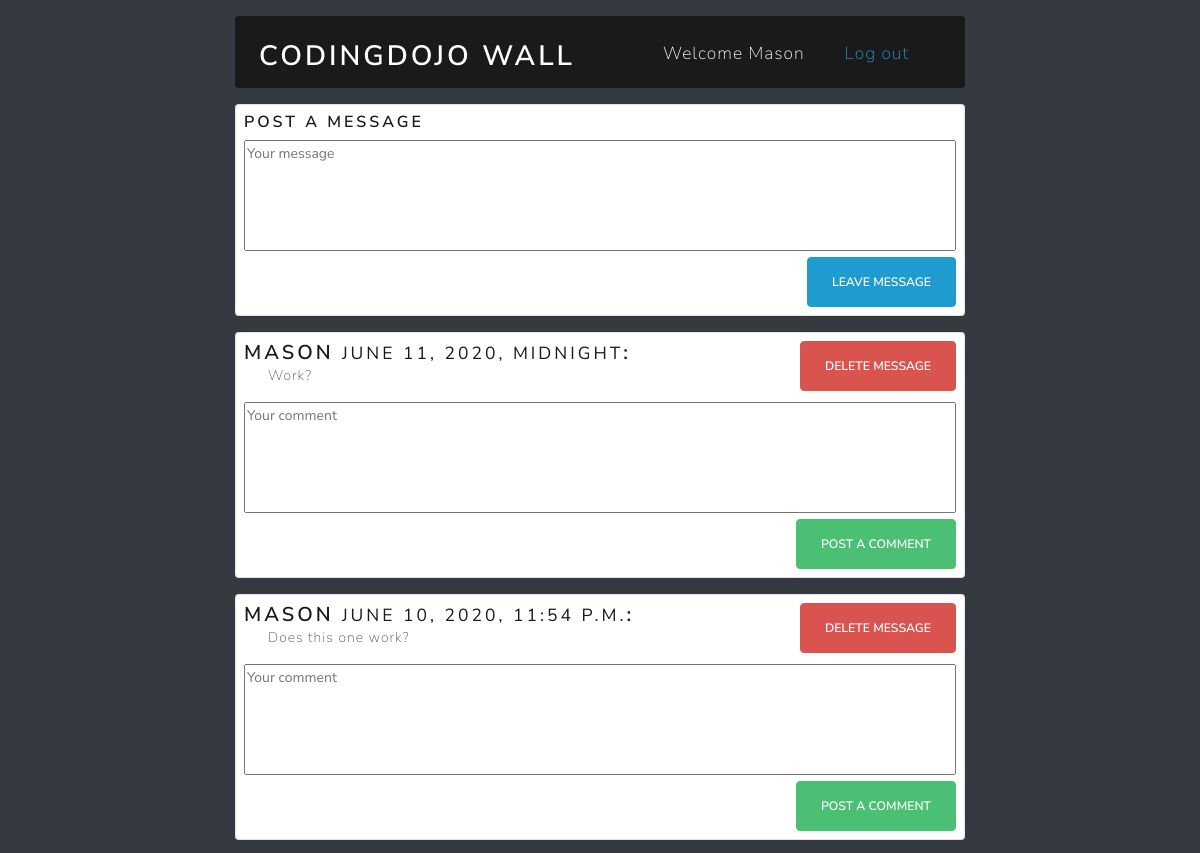
Before: /wall/ (signed in, upper part) with the older database file.
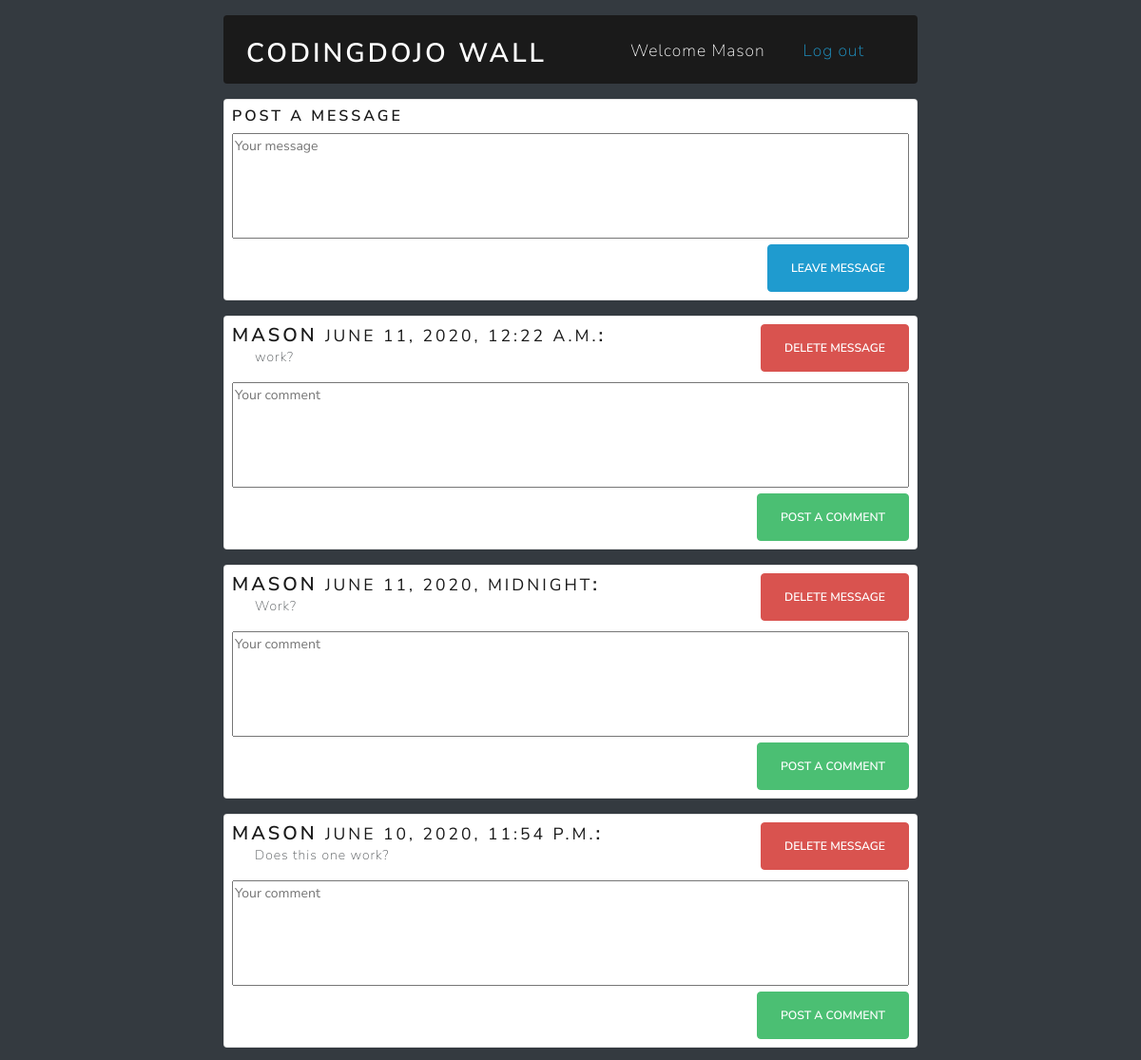
After: the same page with the newer database file.
### wall_app/models.py (models this page shows)
class Message(models.Model):
    content = models.TextField()
    user = models.ForeignKey(User, related_name="has_messages", on_delete=models.CASCADE)
    created_at = models.DateTimeField(auto_now_add=True)
    edited_at = models.DateTimeField(auto_now=True)

### login_app/models.py (models this page shows)
class User(models.Model):
    first_name = models.CharField(max_length=255)
    last_name = models.CharField(max_length=255)
    email = models.CharField(max_length=255)
    password = models.CharField(max_length=255)
    DOB = models.DateField()
    created_at = models.DateTimeField(auto_now_add=True)
    edited_at = models.DateTimeField(auto_now=True)
    objects = userManager()

### login_app/views.py (the view)
# urls.py: path('', login_views.success, name="wall"),
def success(request):
    today=datetime.datetime.today()
    context = {
        "user": User.objects.get(id=request.session["user_id"]),
        "messages": Message.objects.all(),
        "comments": Comment.objects.all(),
        "time_limit": today - datetime.timedelta(minutes=15)
    }
    return render(request,"wall.html", context)

### wall_app/templates/wall.html (shortened to what this page needs)
<!DOCTYPE html>
<html lang="en">
<head>
    <link href="https://stackpath.bootstrapcdn.com/bootswatch/4.5.0/lux/bootstrap.min.css" rel="stylesheet"
>
</head>
<body class="bg-dark">
    <div class="container">
        <div class="row">
            <div class="col-2"></div>
            <div class="container col-8">
                <div class="bg-primary navbar-dark rounded mt-3">
                    <div class="navbar-brand d-flex justify-content-between pt-4 px-4">
                        <h2 class="text-white">CodingDojo Wall</h2>
                        <p class="ml-5">Welcome {{user.first_name}}</p>
                        <a href="{% url 'logout'%}" class="text-info">Log out</a>
                    </div>
                </div>
                <div class="container bg-light rounded my-3 p-2">
                    <h5>Post a message</h5>
                    <form action="message/" class="text-right" method="POST">
                        <textarea name="message_content" rows="5" placeholder="Your message" style="resize: none; width: 100%;"></textarea>
                        <button class="btn btn-info rounded" type="submit">Leave Message</button>
                    </form>
                </div>
                    {% for message in messages reversed %}
                <div class="container bg-light rounded my-3 p-2">
                    <h4 class="d-inline mr-5">{{message.user.first_name}} <small>{{message.created_at}}</small>: </h4>
                        <form action="{% url 'delete' %}" method="POST" class="text-right d-inline float-right">
                            {% if message.user.id == user.id %}
                            <button type="submit" class="btn btn-danger rounded ">Delete message</button>
                            {% endif %}
                        </form>
                        <p class="ml-4">{{message.content}}</p>
                    <form action="comment/" class="text-right" method="POST">
                        <textarea name="comment_content" rows="5" placeholder="Your comment" style="resize: none; width: 100%;"></textarea>
                        <button class="btn btn-success rounded" type="submit">Post a comment</button>
                    </form>
                </div>
                    {% endfor %}
            </div>
            <div class="col-2"></div>
        </div>
    </div>
</body>
</html>

Changed rows visible on the page:
added Message: user.first_name "MASON", created_at "JUNE 11, 2020, 12:22 A.M.", content "work?"
